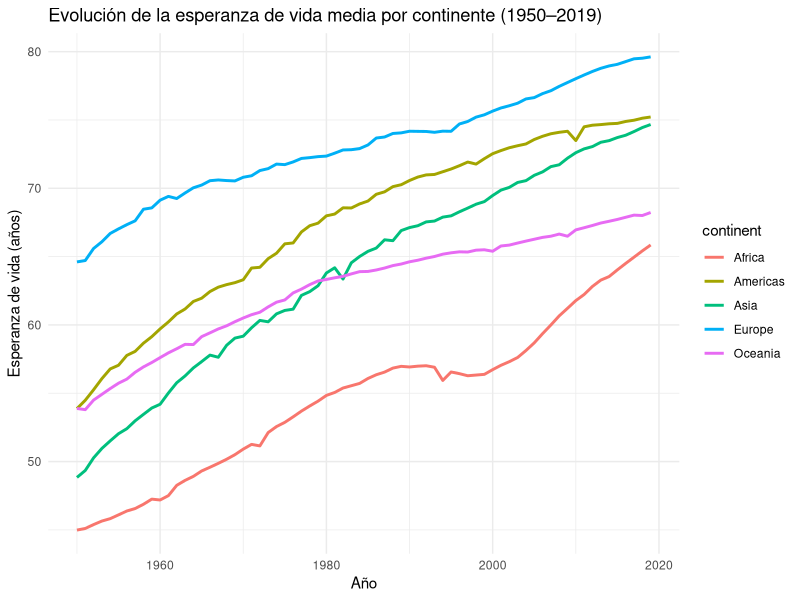
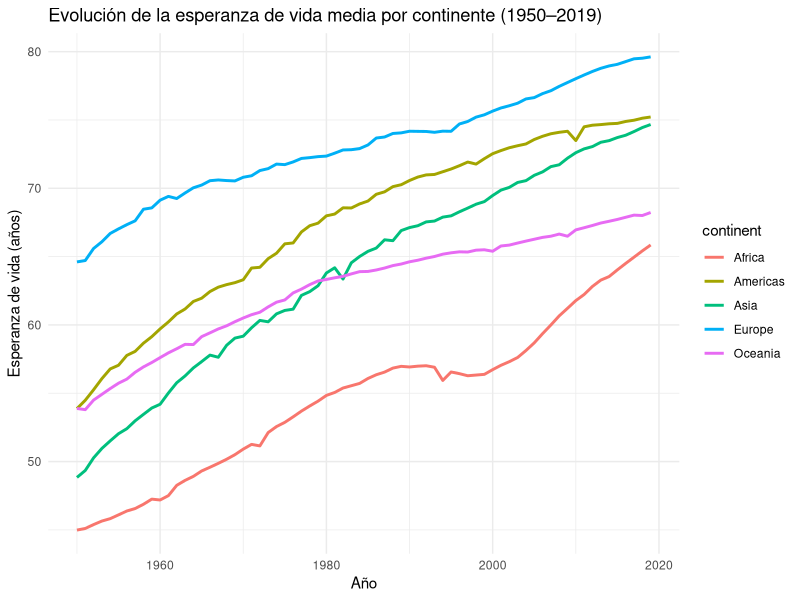

These figures' R source, in order:
## ---- chunk 1
knitr::opts_chunk$set(echo = TRUE, warning = FALSE, message = FALSE, fig.width = 8, fig.height = 8)

# Librerías principales
library(readr)     # Importación de datos
library(dplyr)     # Manipulación de datos
library(ggplot2)   # Visualización
library(here)      # Manejo de rutas reproducibles
library(kableExtra)  # Tablas bonitas en RMarkdown


# Opciones globales de knitr
knitr::opts_chunk$set(
  echo = TRUE,      # Muestra código en el informe
  warning = FALSE,  # Oculta warnings
  message = FALSE   # Oculta mensajes de carga
)

## ---- chunk 2

install.packages("here")
install.packages("kableExtra")

datos <- read_csv(here("Datos/base_depurada/LifeExpact_Fertility_dep.csv"))

head(datos)

## ---- chunk 3

datos <- read_csv("../../Datos/base_depurada/LifeExpact_Fertility_dep.csv")

tabla_resumen <- datos %>%
  filter(year >= 1950) %>%
  group_by(continent) %>%
  summarise(
    EsperanzaVidaMedia = round(mean(life_expectancy, na.rm = TRUE), 1),
    FertilidadMedia = round(mean(fertility_rate, na.rm = TRUE), 1)
  )

tabla_resumen %>%
  kbl(caption = "Promedios de esperanza de vida y fertilidad por continente (1950–2019)") %>%
  kable_styling(full_width = FALSE, position = "center")


## ---- chunk 4

ggplot(datos %>% filter(year >= 1950),
       aes(x = year, y = life_expectancy, color = continent)) +
  geom_line(stat = "summary", fun = "mean", size = 1) +
  labs(
    title = "Evolución de la esperanza de vida media por continente (1950–2019)",
    x = "Año",
    y = "Esperanza de vida (años)"
  ) +
  theme_minimal()


## ---- chunk 5

ggplot(datos %>% filter(year >= 1950),
       aes(x = year, y = life_expectancy, color = continent)) +
  geom_line(stat = "summary", fun = "mean", size = 1) +
  labs(
    title = "Evolución de la esperanza de vida media por continente (1950–2019)",
    x = "Año",
    y = "Esperanza de vida (años)"
  ) +
  theme_minimal()
